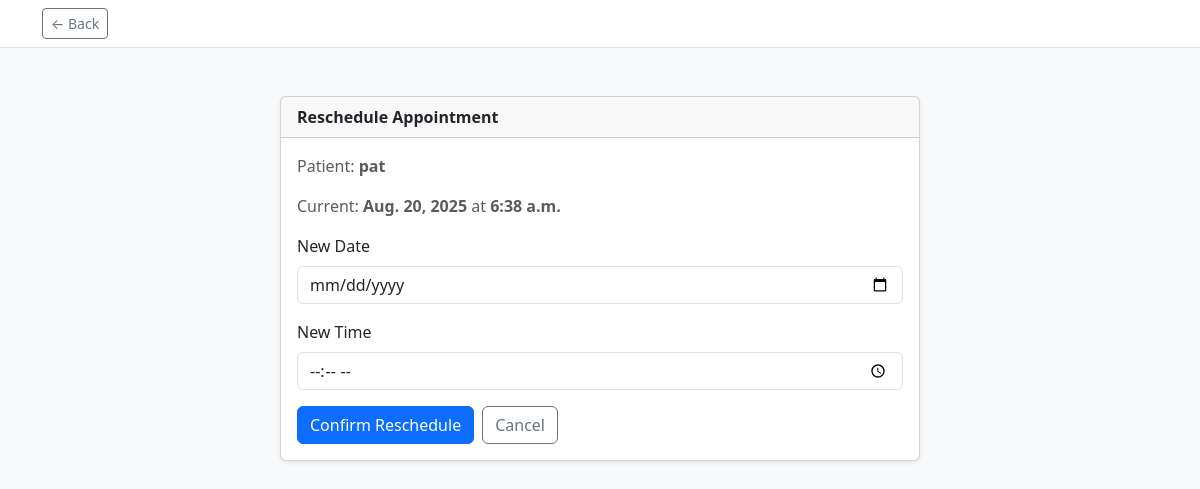
The page /doctor/appointments/2/reschedule/ (signed in) on the database as committed earlier.
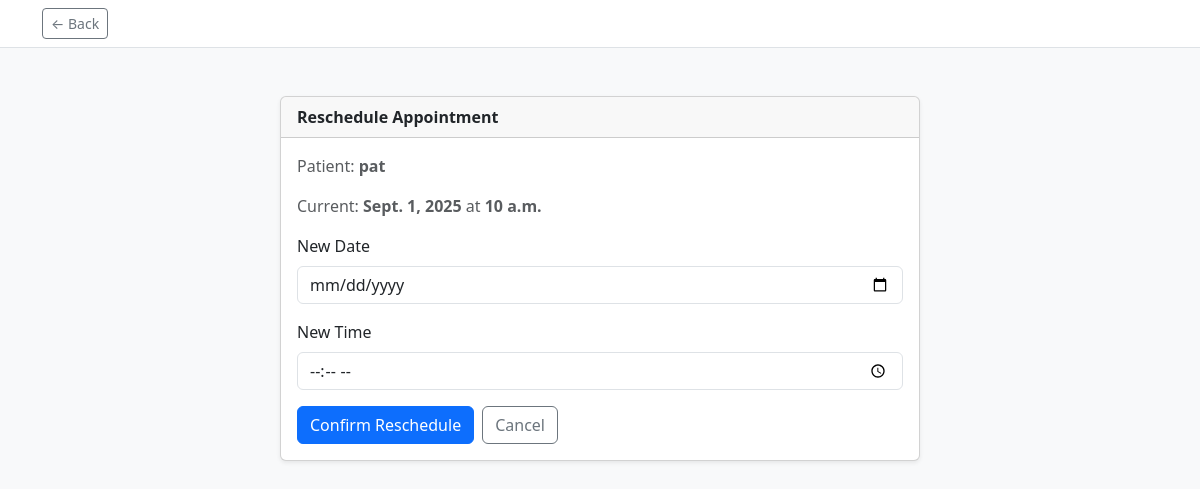
The same page on the database as committed later.
### hospital/models.py (models this page shows, shortened)
class Appointment(models.Model):
	patient = models.ForeignKey('Patient', on_delete=models.CASCADE)
	doctor = models.ForeignKey('Doctor', on_delete=models.CASCADE)
	date = models.DateField()
	time = models.TimeField()
	status = models.CharField(max_length=20)

class Patient(models.Model):
	pname = models.CharField(max_length=100)
	dob = models.DateField(null=True, blank=True)
	gender = models.CharField(max_length=10, null=True, blank=True)
	contact = models.CharField(max_length=20)
	address = models.TextField()
	email = models.EmailField(unique=True)
	password = models.CharField(max_length=128)
	insurance_info = models.TextField(blank=True, null=True)

### hospital/views.py (the view, shortened to what this page needs)
# urls.py: path('doctor/appointments/<int:appointment_id>/reschedule/', views.doctor_reschedule_appointment, name='doctor_reschedule_appointment'),
def doctor_reschedule_appointment(request, appointment_id):
	from .models import Appointment, Doctor
	doctor_name = request.session.get('doctor_name')
	doctor = None
	if doctor_name:
		try:
			doctor = Doctor.objects.get(name=doctor_name)
		except Doctor.DoesNotExist:
			doctor = None
	if doctor is None:
		return redirect('appointment_schedule')
	appt = get_object_or_404(Appointment, id=appointment_id, doctor=doctor)
	return render(request, 'doctor/reschedule_appointment.html', {'appointment': appt})

### hospital/templates/doctor/reschedule_appointment.html (shortened to what this page needs)
{% load static %}
<!DOCTYPE html>
<html lang="en">
<head>
  <link href="https://cdn.jsdelivr.net/npm/bootstrap@5.3.2/dist/css/bootstrap.min.css" rel="stylesheet">
</head>
<body class="bg-light">
  {% include 'components/back_bar.html' %}
  <div class="container py-5">
    <div class="card shadow-sm" style="max-width: 640px; margin: 0 auto;">
      <div class="card-header fw-bold">Reschedule Appointment</div>
      <div class="card-body">
        <p class="text-muted">Patient: <strong>{{ appointment.patient.pname }}</strong></p>
        <p class="text-muted">Current: <strong>{{ appointment.date }}</strong> at <strong>{{ appointment.time }}</strong></p>
        <form method="post">
          <div class="mb-3">
            <label for="date" class="form-label">New Date</label>
            <input type="date" id="date" name="date" class="form-control" required>
          </div>
          <div class="mb-3">
            <label for="time" class="form-label">New Time</label>
            <input type="time" id="time" name="time" class="form-control" required>
          </div>
          <div class="d-flex gap-2">
            <button type="submit" class="btn btn-primary">Confirm Reschedule</button>
            <a href="/doctor/appointment-schedule/" class="btn btn-outline-secondary">Cancel</a>
          </div>
        </form>
      </div>
    </div>
  </div>
</body>
</html>

Rows that differ between the two databases and show on the page:
changed Appointment "pat": date "Aug. 20, 2025" → "Sept. 1, 2025"; time "6:38 a.m." → "10 a.m."
